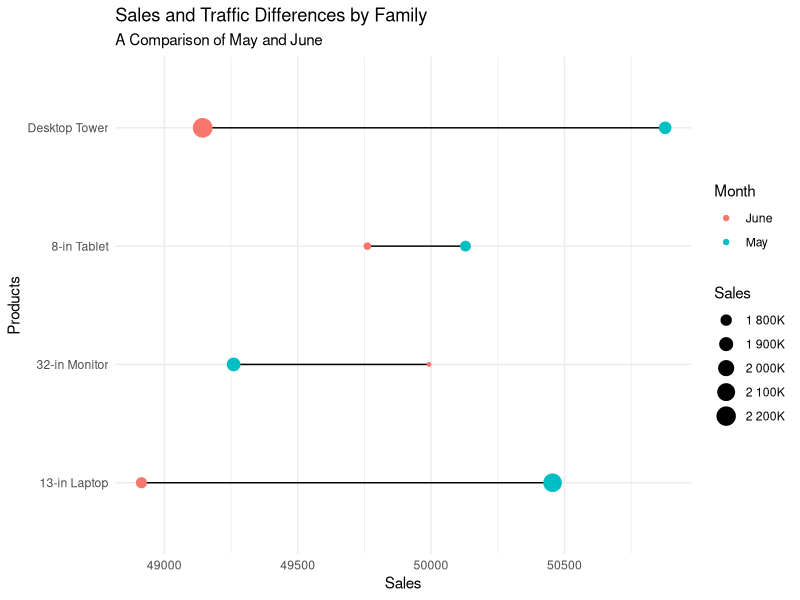

This chart was generated by the following R code:
##################################
# Cleveland Dot Plots w/ ggplot2 #
#                                #
# Adam Bushman                   #
##################################

library('ggplot2')
library('scales')
library('dplyr')

data <- data.frame(
  products = rep(c('13-in Laptop', '8-in Tablet', 'Desktop Tower', '32-in Monitor'), 2),
  month = c(rep('May', 4), rep('June', 4)),
  traffic = round(rnorm(8, 2000000, 300000), 0),
  sales = round(rnorm(8, 50000, 750), 2)
)

ggplot(data, aes(sales, products)) +
  geom_line(aes(group = products)) +
  geom_point(aes(color = month, size = traffic)) +
  ggtitle("Sales and Traffic Differences by Family", "A Comparison of May and June") +
  labs(size = "Sales", colour = "Month") +
  scale_size_continuous(labels = label_number(suffix = "K", scale = 1e-3)) +
  ylab("Products") +
  xlab("Sales") +
  theme_minimal()
